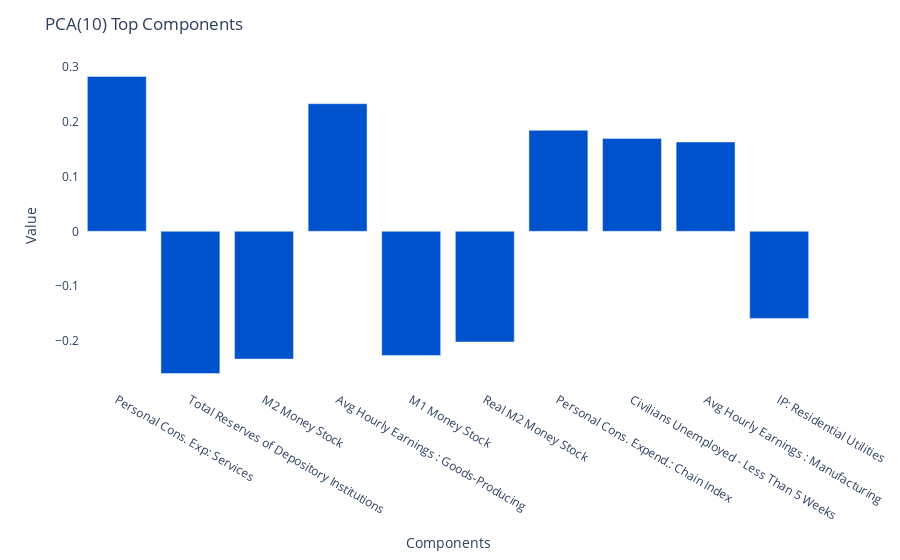

Here is the notebook cell this chart was saved with:
### Code cell
PCAExplain.plot_pca_component(10)

### Figure 1 — Plotly figure (JSON) as saved in the notebook; plotly's stock layout.template omitted (floating-point values rounded to 4 significant figures)
{"data": [{"alignmentgroup": "True", "hovertemplate": "variable=10<br>index=%{x}<br>value=%{y}<extra></extra>", "legendgroup": "10", "marker": {"color": "#0052CC"}, "name": "10", "offsetgroup": "10", "orientation": "v", "showlegend": true, "textposition": "auto", "type": "bar", "x": ["Personal Cons. Exp: Services", "Total Reserves of Depository Institutions", "M2 Money Stock", "Avg Hourly Earnings : Goods-Producing", "M1 Money Stock", "Real M2 Money Stock", "Personal Cons. Expend.: Chain Index", "Civilians Unemployed - Less Than 5 Weeks", "Avg Hourly Earnings : Manufacturing", "IP: Residential Utilities"], "xaxis": "x", "y": [0.2822, -0.2592, -0.2329, 0.2327, -0.2263, -0.2017, 0.1841, 0.1691, 0.1629, -0.1588], "yaxis": "y"}], "layout": {"barmode": "relative", "legend": {"title": {"text": "variable"}, "tracegroupgap": 0}, "margin": {"t": 60}, "plot_bgcolor": "white", "showlegend": false, "title": {"text": "PCA(10) Top Components"}, "xaxis": {"anchor": "y", "domain": [0, 1], "title": {"text": "Components"}}, "yaxis": {"anchor": "x", "domain": [0, 1], "title": {"text": "Value"}}}}
